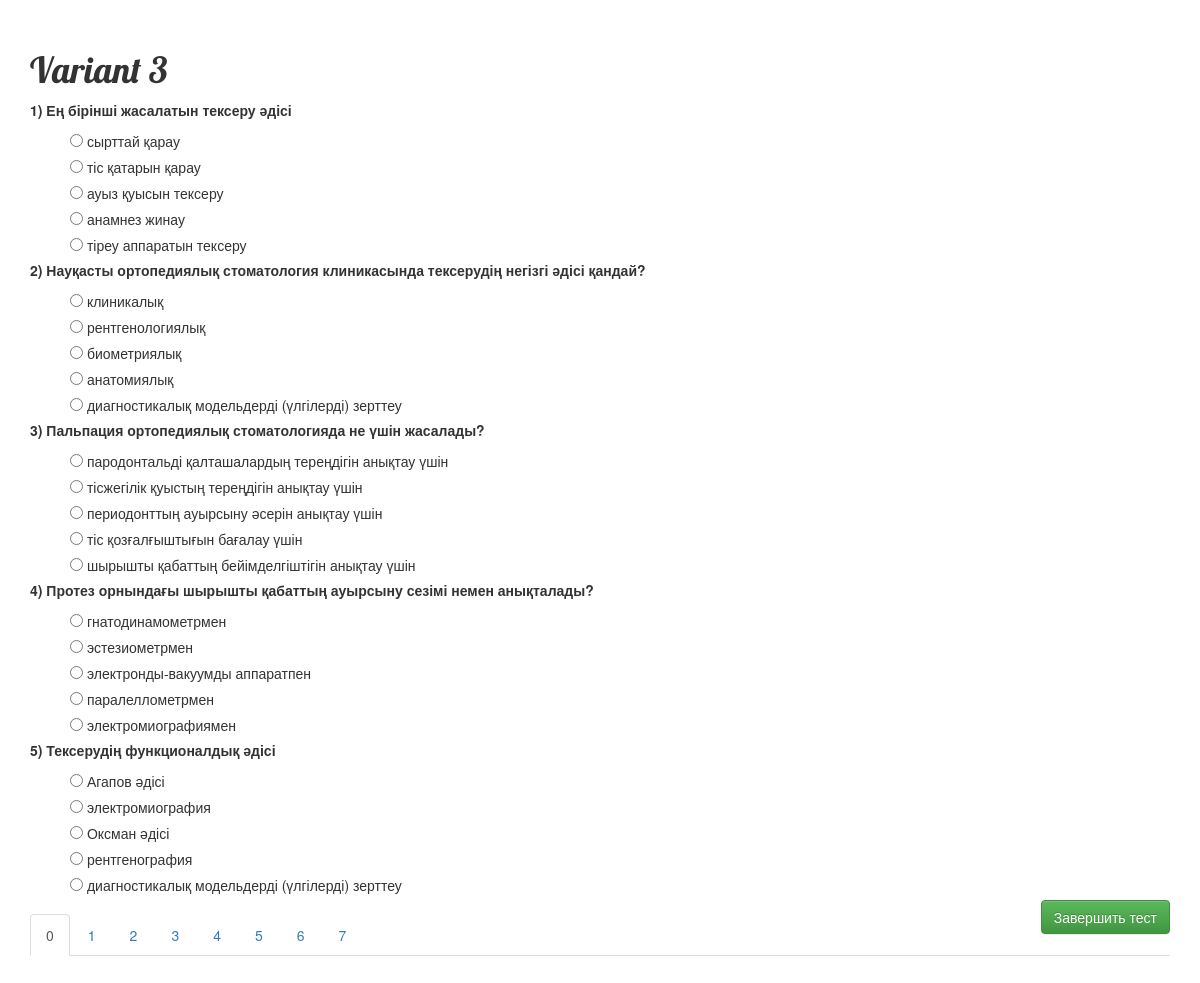
The app's page /variant/537/ with its own data.
### testapp/models.py (models this page shows, shortened)
class Variant(models.Model):
    name = models.CharField(max_length=140, default='Вариант')
    tasks = models.ManyToManyField(Task, blank=True)

class Task(models.Model):
    question = models.ForeignKey(Question, blank=True, null=True)
    options = models.ManyToManyField(Answer, blank=True, related_name='options')
    answer_count = models.IntegerField(default=0)

class Question(models.Model):
    text = models.TextField()

class Answer(models.Model):
    text = models.TextField()
    isAnswer = models.BooleanField(default=False)
    userAnswer = False

### testapp/views.py (the view)
# urls.py: url(r'^variant/(?P<pk>\d+)/$', views.variant_detail, name='variant_detail'),
def variant_detail(request, pk):
    variant = get_object_or_404(Variant, pk=pk)
    taskList = variant.tasks.all()
    return render(request, 'testapp/variant_detail.html',
                  {'variant': variant, 'tasks': taskList, })

### testapp/templates/testapp/variant_detail.html (shortened to what this page needs)
{% load staticfiles %}
<html lang="en">
<head>
    <link rel="stylesheet" href="//maxcdn.bootstrapcdn.com/bootstrap/3.2.0/css/bootstrap.min.css">
    <link rel="stylesheet" href="//maxcdn.bootstrapcdn.com/bootstrap/3.2.0/css/bootstrap-theme.min.css">
    <link rel="stylesheet" href="{% static 'css/blog.css' %}">
</head>
<body>
<h1>{{ variant.name }}</h1>
<form action="{% url 'result' %}" method="post">
    <div class="tab-content">
        {% for task in tasks %}
            {% if forloop.counter0|divisibleby:5 %}
                {% if forloop.counter0 != 0 %}
                    </div>
                {% else %}
                    <div role="tabpanel" class="tab-pane active" id="{% widthratio forloop.counter0 5 1 %}_panel">
                {% endif %}
            {% endif %}
            <p class="question">{{ forloop.counter }}) {{ task.question.text }}</p>
            {% for option in task.options.all %}
                <label>
                    {% if task.answer_count > 1 %}
                        <input type="checkbox" name="{{task.pk}}" class="my_check" value="{{ option.pk }}">
                    {% else %}
                        <input type="radio" name="{{task.pk}}" class="my_radio" value="{{ option.pk }}">
                    {% endif %}
                    {{ option.text }}
                </label>
                <br>
            {% endfor %}
        {% endfor %}
    </div>
    <input class="pull-right btn btn-success" type="submit" value="Завершить тест"/>
</form>
<div>
    <ul class="nav nav-tabs" role="tablist">
        {% with pageid=1 %}
        {% for task in tasks %}
        {% if forloop.counter0|divisibleby:5 %}
        {% if forloop.counter0 == 0 %}
        <li role="presentation" class="active"><a href="#{% widthratio forloop.counter0 5 1 %}_panel"
                                                  aria-controls="{% widthratio forloop.counter0 5 1 %}_panel" role="tab"
                                                  data-toggle="tab">{% widthratio forloop.counter0 5 1 %}</a></li>
        {% else %}
        <li role="presentation"><a href="#{% widthratio forloop.counter0 5 1 %}_panel"
                                   aria-controls="{% widthratio forloop.counter0 5 1 %}_panel" role="tab"
                                   data-toggle="tab">{% widthratio forloop.counter0 5 1 %}</a></li>
        {% endif %}
        {% endif %}
        {% endfor %}
        {% endwith %}
    </ul>
</div>
</body>
</html>

### testapp/static/css/blog.css (style rules this page uses)
body { padding: 30px 30px 30px 30px; }
h1, h2, h3, h4 { font-family: 'Lobster', cursive; }
.question { font-weight: bold; }
label { font-weight: normal; margin-left: 40px; }

### records on screen
Variant: name "Variant 3"
Task: question.text "Ең бірінші жасалатын тексеру әдісі", counter0 "0"
Answer: text "сырттай қарау"
Answer: text "тіс қатарын қарау"
Answer: text "ауыз қуысын тексеру"
Answer: text "анамнез жинау"
Answer: text "тіреу аппаратын тексеру"
Task: question.text "Науқасты ортопедиялық стоматология клиникасында тексерудің негізгі әдісі қандай?"
Answer: text "клиникалық"
Answer: text "рентгенологиялық"
Answer: text "биометриялық"
Answer: text "анатомиялық"
Answer: text "диагностикалық модельдерді (үлгілерді) зерттеу"
Task: question.text "Пальпация ортопедиялық стоматологияда не үшін жасалады?"
Answer: text "пародонтальді қалташалардың тереңдігін анықтау үшін"
Answer: text "тісжегілік қуыстың тереңдігін анықтау үшін"
Answer: text "периодонттың ауырсыну әсерін анықтау үшін"
Answer: text "тіс қозғалғыштығын бағалау үшін"
Answer: text "шырышты қабаттың бейімделгіштігін анықтау үшін"
Task: question.text "Протез орнындағы шырышты қабаттың ауырсыну сезімі немен анықталады?"
Answer: text "гнатодинамометрмен"
Answer: text "эстезиометрмен"
Answer: text "электронды-вакуумды аппаратпен"
Answer: text "паралеллометрмен"
Answer: text "электромиографиямен"
Task: question.text "Тексерудің функционалдық әдісі"
Answer: text "Агапов әдісі"
Answer: text "электромиография"
Answer: text "Оксман әдісі"
Answer: text "рентгенография"
Answer: text "диагностикалық модельдерді (үлгілерді) зерттеу"
Task: counter0 "1"
Task: counter0 "2"
Task: counter0 "3"
Task: counter0 "4"
Task: counter0 "5"
Task: counter0 "6"
Task: counter0 "7"
